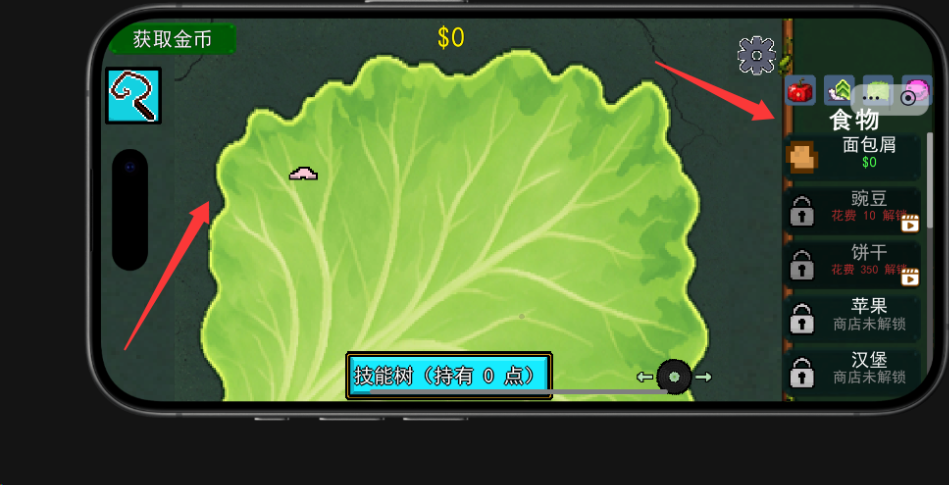
#> input picture scratch/exact_game_screen.png, 949 x 485 px, found by its file name
$ python measure_exact_img2.py
#> lines starting #> are read from the running program, lines starting #| are printed output that depends on the picture; after the words box and inside, x2 and y2 are one past the last pixel; in counts of white or black regions, pixels touching at a corner belong together
from PIL import Image
import numpy as np
import sys

sys.stdout.reconfigure(encoding='utf-8')

im = Image.open('scratch/exact_game_screen.png').convert('RGB')
#> im is the input picture: PIL image 949x485 RGB; mean R, G, B 72.2, 94.8, 55.1
w, h = im.size
#> w = 949; h = 485
arr = np.array(im)

# 1. 菜叶边界
cabbage_mask = np.zeros((h, w), dtype=bool)
for y in range(h):
    for x in range(int(w * 0.7)):
        r, g, b = int(arr[y, x, 0]), int(arr[y, x, 1]), int(arr[y, x, 2])
        if g > 130 and r > 100 and g >= r * 0.9 and b < 180:
            cabbage_mask[y, x] = True
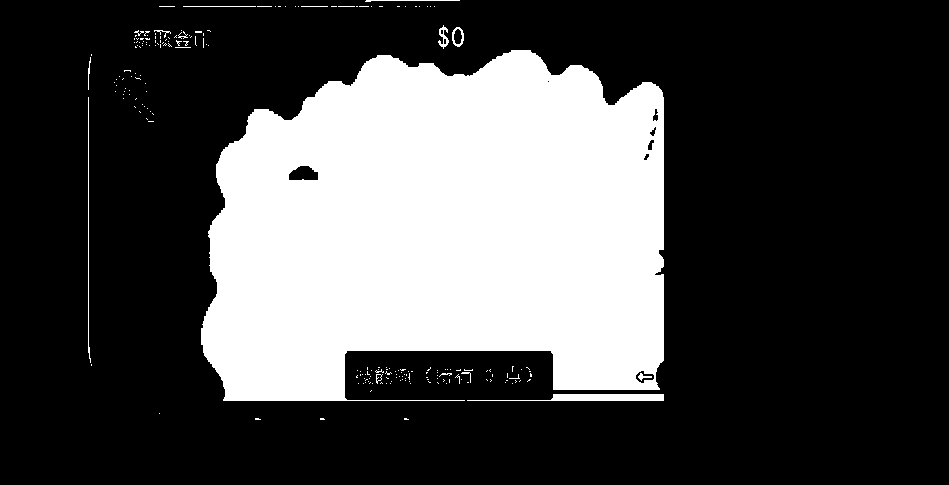
#> cabbage_mask: shape (485, 949) bool; 29% white; 208 white regions (192 under 20 px), largest, box (x1, y1, x2, y2) and area: (201, 50, 664, 401) 131013, (467, 394, 664, 401) 866, (88, 97, 91, 363) 273

ys, xs = np.where(cabbage_mask)
c_top, c_bot = ys.min(), ys.max()
#> c_top = 0; c_bot = 419
c_left, c_right = xs.min(), xs.max()
#> c_left = 88; c_right = 663
c_h = c_bot - c_top
#> c_h = 419
c_w = c_right - c_left
#> c_w = 575

print("=== 图2 (真机当前实际效果分析) ===")
print(f"真机屏幕尺寸: {w} x {h}")
#| 真机屏幕尺寸: 949 x 485
print(f"1. 菜叶边界: X=[{c_left}, {c_right}] (宽={c_w}), Y=[{c_top}, {c_bot}] (高={c_h})")
#| 1. 菜叶边界: X=[88, 663] (宽=575), Y=[0, 419] (高=419)
print(f"   顶部留白: {c_top}px ({c_top/h*100:.2f}%)")
#|    顶部留白: 0px (0.00%)
print(f"   底部留白: {h - 1 - c_bot}px ({(h - 1 - c_bot)/h*100:.2f}%)")
#|    底部留白: 65px (13.40%)
print(f"   菜叶垂直中心: {(c_top+c_bot)/2.0:.1f} (屏幕垂直中心为 {h/2.0:.1f})")
#|    菜叶垂直中心: 209.5 (屏幕垂直中心为 242.5)

# 2. 右侧木框
frame_mask = np.zeros((h, w), dtype=bool)
for y in range(h):
    for x in range(int(w * 0.7), w):
        r, g, b = int(arr[y, x, 0]), int(arr[y, x, 1]), int(arr[y, x, 2])
        if (r > 90 and r > b * 1.8 and r > g * 0.85) or (g > 110 and g > r and g > b * 1.5) or (15 < r < 55 and 45 < g < 85 and 25 < b < 65):
            frame_mask[y, x] = True
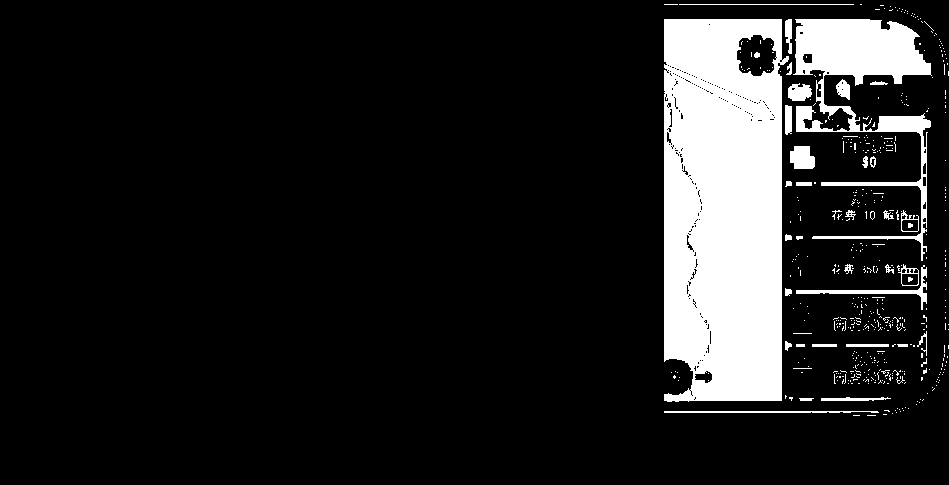
#> frame_mask: shape (485, 949) bool; 12.5% white; 512 white regions (475 under 20 px), largest, box (x1, y1, x2, y2) and area: (664, 19, 789, 402) 42299, (793, 19, 932, 261) 9903, (796, 265, 927, 310) 690

f_ys, f_xs = np.where(frame_mask)
f_top, f_bot = f_ys.min(), f_ys.max()
#> f_top = 4; f_bot = 415
f_left, f_right = f_xs.min(), f_xs.max()
#> f_left = 664; f_right = 948
f_h = f_bot - f_top
#> f_h = 411
f_w = f_right - f_left
#> f_w = 284

print(f"2. 右侧菜单栏木框: X=[{f_left}, {f_right}] (宽={f_w}), Y=[{f_top}, {f_bot}] (高={f_h})")
#| 2. 右侧菜单栏木框: X=[664, 948] (宽=284), Y=[4, 415] (高=411)
print(f"   宽高比: {f_w / f_h:.3f} (或者 高宽比: {f_h / f_w:.3f})")
#|    宽高比: 0.691 (或者 高宽比: 1.447)
print(f"   木框顶部留白: {f_top}px ({f_top/h*100:.2f}%)")
#|    木框顶部留白: 4px (0.82%)
print(f"   木框底部留白: {h - 1 - f_bot}px ({(h - 1 - f_bot)/h*100:.2f}%)")
#|    木框底部留白: 69px (14.23%)
print(f"   木框右侧留白: {w - 1 - f_right}px ({(w - 1 - f_right)/w*100:.2f}%)")
#|    木框右侧留白: 0px (0.00%)
print(f"   木框高度占全屏比例: {f_h / h * 100:.2f}%")
#|    木框高度占全屏比例: 84.74%

$ run again, with scratch/img1_cabbage_crop.png copied over scratch/exact_game_screen.png
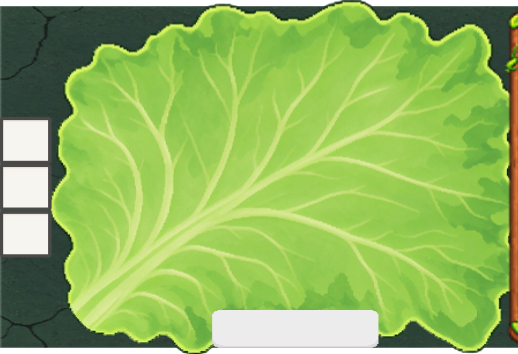
#> input picture scratch/img1_cabbage_crop.png, 518 x 354 px, found by its file name
#> im is the input picture: PIL image 518x354 RGB; mean R, G, B 146.7, 184.7, 95.1
#> after the loop `for y in range(h):`:
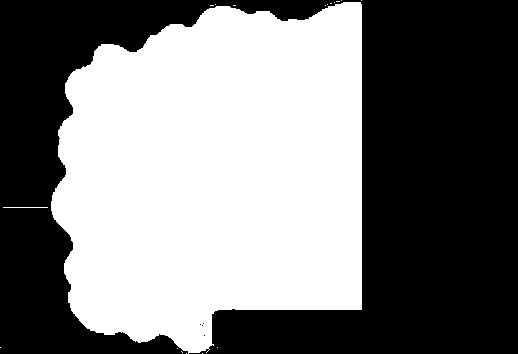
#> cabbage_mask: shape (354, 518) bool; 48.4% white; 18 white regions (16 under 20 px), largest, box (x1, y1, x2, y2) and area: (51, 2, 362, 354) 88637, (3, 207, 48, 208) 45
#> c_top = 0; c_bot = 353
#> c_left = 0; c_right = 361
#> c_h = 353
#> c_w = 361
#| 真机屏幕尺寸: 518 x 354
#| 1. 菜叶边界: X=[0, 361] (宽=361), Y=[0, 353] (高=353)
#|    顶部留白: 0px (0.00%)
#|    底部留白: 0px (0.00%)
#|    菜叶垂直中心: 176.5 (屏幕垂直中心为 177.0)
#> after the loop `for y in range(h):`:
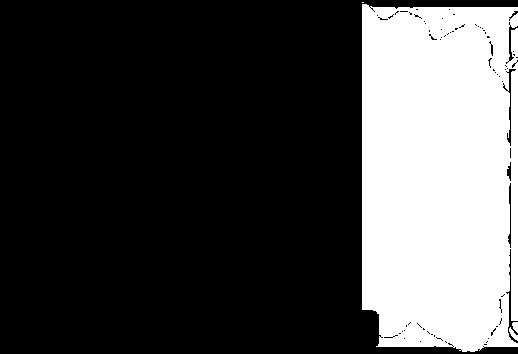
#> frame_mask: shape (354, 518) bool; 28.1% white; 4 white regions (1 under 20 px), largest, box (x1, y1, x2, y2) and area: (362, 4, 518, 352) 51504, (509, 327, 518, 341) 55, (512, 322, 518, 333) 48
#> f_top = 2; f_bot = 351
#> f_left = 362; f_right = 517
#> f_h = 349
#> f_w = 155
#| 2. 右侧菜单栏木框: X=[362, 517] (宽=155), Y=[2, 351] (高=349)
#|    宽高比: 0.444 (或者 高宽比: 2.252)
#|    木框顶部留白: 2px (0.56%)
#|    木框底部留白: 2px (0.56%)
#|    木框右侧留白: 0px (0.00%)
#|    木框高度占全屏比例: 98.59%
